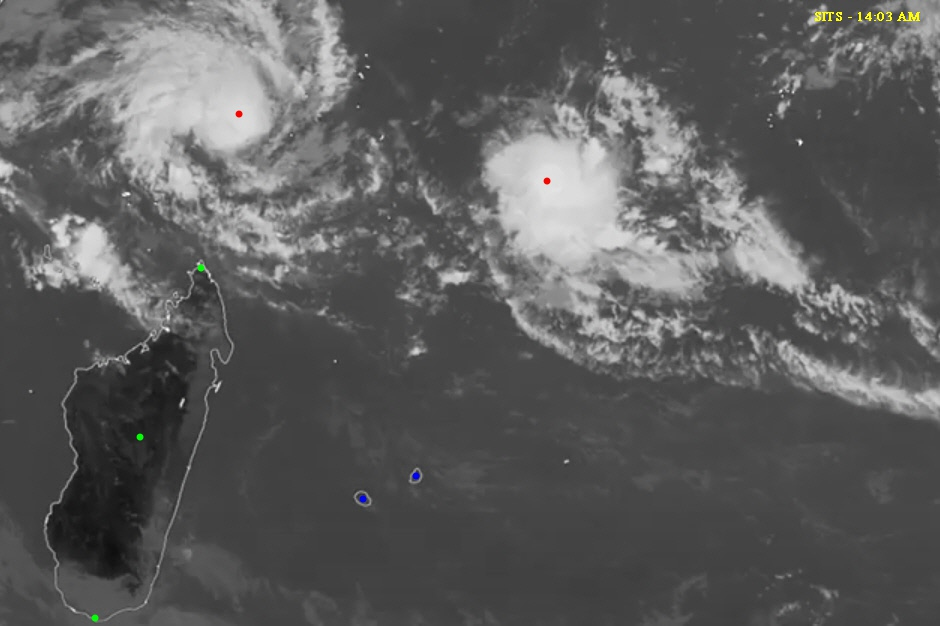
#> input picture Assignment 1/EE604-Assign1-pictures/1.jpg, 940 x 626 px, found by its file name
$ jupyter execute cycloneanalyzer.ipynb
#> lines starting #> are read from the running program, lines starting #| are printed output that depends on the picture
# Importing libraries

[cell 1]
import numpy as np
from PIL import Image
import matplotlib.pyplot as plt
from scipy.optimize import curve_fit
from scipy.optimize import fsolve
import math

# Opening all the images

[cell 2]
img1 = Image.open("1.jpg")
#> img1 is the input picture: PIL image 940x626 RGB; mean R, G, B 92.7, 92.7, 92.6
img2 = Image.open("2.jpg")
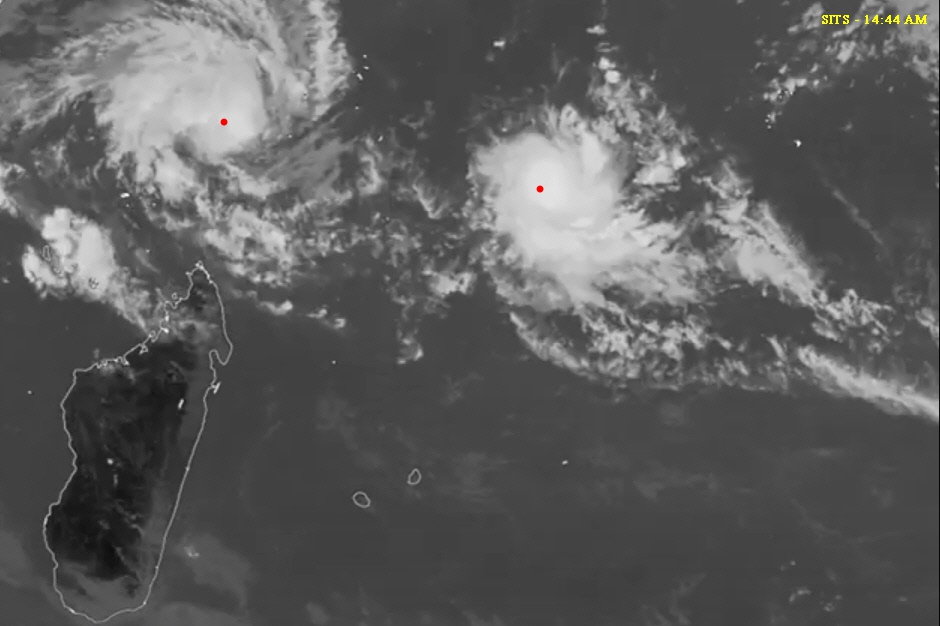
#> input picture Assignment 1/EE604-Assign1-pictures/2.jpg, 940 x 626 px, found by its file name
#> img2 is the input picture: PIL image 940x626 RGB; mean R, G, B 93.1, 93.1, 92.9
img3 = Image.open("3.jpg")
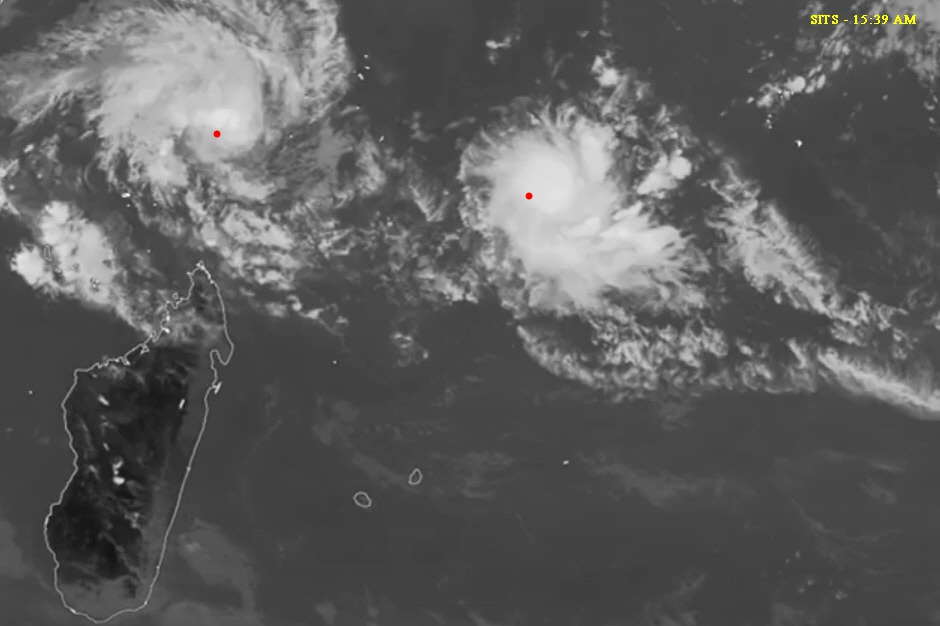
#> input picture Assignment 1/EE604-Assign1-pictures/3.jpg, 940 x 626 px, found by its file name
#> img3 is the input picture: PIL image 940x626 RGB; mean R, G, B 93.7, 93.6, 93.5

# Visulaization of the size of the image on which we have to work

[cell 3]
data1 = np.array(img1)
row, col, channel = data1.shape
#> row = 626; col = 940; channel = 3

[cell 4]
print(data1.shape)
#| (626, 940, 3)

# Getting the co ordinates of the cyclone cores

[cell 5]
data1 = np.array(img1)
imR = data1.copy()
imR[:, :, (0)] = 0
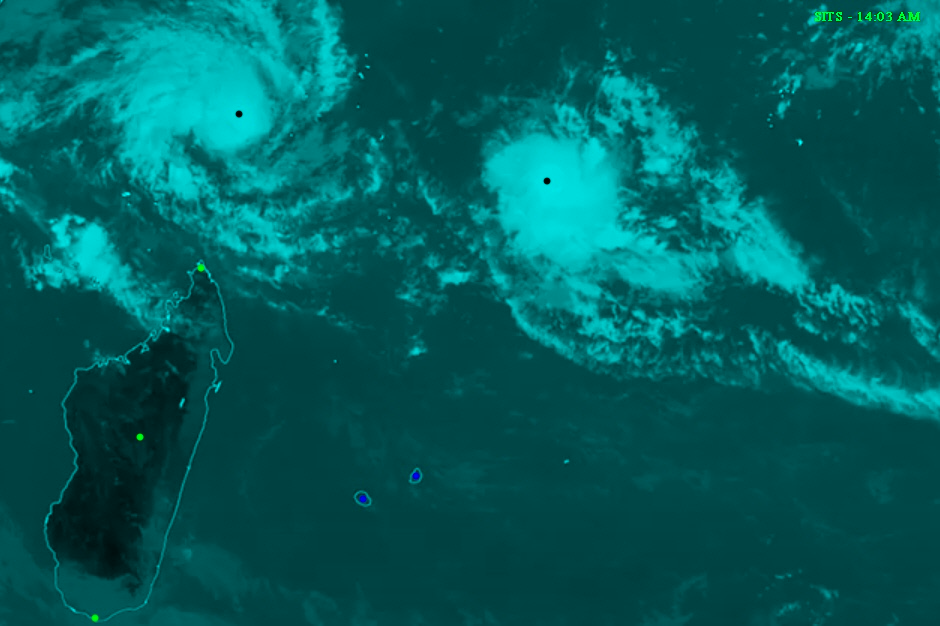
#> imR: shape (626, 940, 3); mean R, G, B 0, 92.7, 92.6
plt.imshow(imR)
tt = np.array(Image.fromarray(imR))
red_dots1 = []
for i in range(row):
    for j in range(col):
        if(tt[i][j][0] == 0 and tt[i][j][1] == 0 and tt[i][j][2] == 0):
            red_dots1.append([i,j])
#> after the loop, red_dots1 = []
print(red_dots1)

# Verifying the coordinates

[cell 6]
top = 110
bottom = 120
left = 234
right = 244
ttt = img1.crop((left,top,right,bottom))
display(ttt)

[cell 7]
top = 175
bottom = 188
left = 543
right = 552
rr = img1.crop((left,top,right,bottom))
display(rr)

[cell 8]
data2 = np.array(img2)
imR = data2.copy()
imR[:, :, (0)] = 0
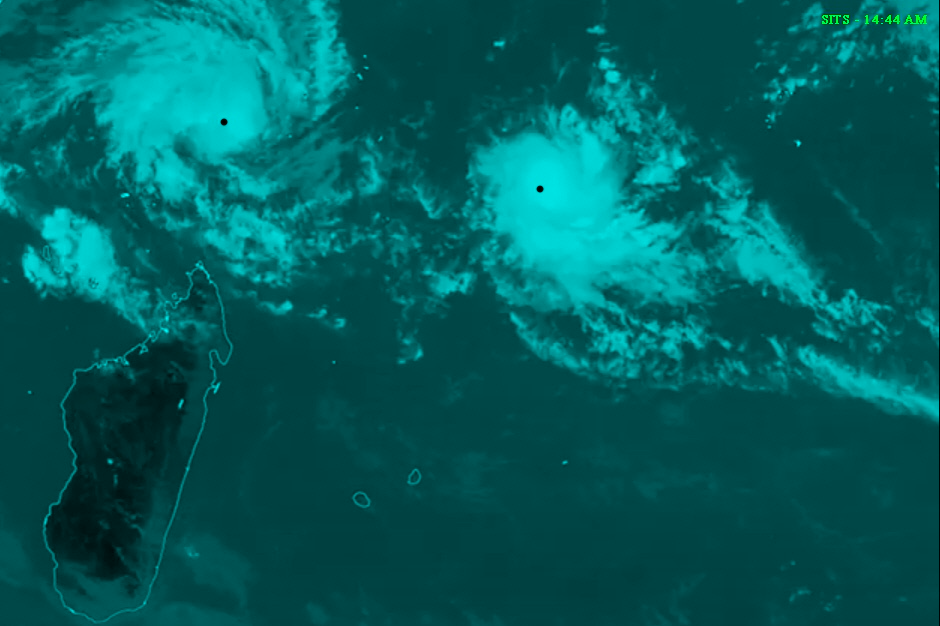
#> imR: shape (626, 940, 3); mean R, G, B 0, 93.1, 92.9
plt.imshow(imR)
tt = np.array(Image.fromarray(imR))
red_dots2 = []
for i in range(row):
    for j in range(col):
        if(tt[i][j][0] == 0 and tt[i][j][1] == 0 and tt[i][j][2] == 0):
            red_dots2.append([i,j])
#> after the loop, red_dots2 = [[122, 224], [187, 540], [188, 539]]
print(red_dots2)
#| [[122, 224], [187, 540], [188, 539]]

[cell 9]
data3 = np.array(img3)
imR = data3.copy()
imR[:, :, (0)] = 0
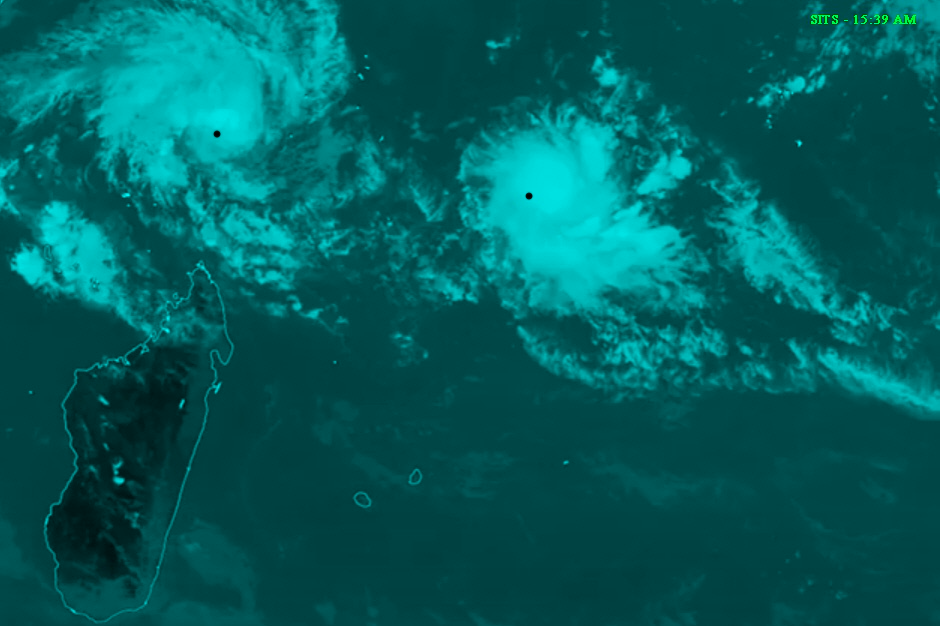
#> imR: shape (626, 940, 3); mean R, G, B 0, 93.6, 93.5
plt.imshow(imR)
tt = np.array(Image.fromarray(imR))
red_dots3 = []
for i in range(row):
    for j in range(col):
        if(tt[i][j][0] == 0 and tt[i][j][1] == 0 and tt[i][j][2] == 0):
            red_dots3.append([i,j])
print(red_dots3)
#| [[134, 215], [134, 216], [134, 218], [195, 528], [195, 530], [196, 529]]

# Summarising all the cyclone cores of both the cyclones

[cell 10]
#Co-ordinates for the Belna
y = [115, 120, 132]
x = [238, 223, 215]

#Co-ordinates for the Ambali
yy = [180, 190, 197]
xx = [544, 541, 530]

# Linear curve fitting

[cell 11]
def objective(x, a, b):
    return (a * (x) + b)

belna, _ = curve_fit(objective, [223,215], [120,132])
a, b = belna
print(a,b)

ambali, _ = curve_fit(objective, [541,530], [190,197])
aa, bb = ambali
print(aa,bb)

belnaX = np.linspace(0,255)
belnaY = (a * (belnaX) + b )
ambaliX = np.linspace(0,600)
ambaliY = (aa * (ambaliX) + bb)

# Plotting all the points and curves on the image

[cell 12]
fig, ax = plt.subplots(figsize=(12, 8))
ax.plot(belnaX,belnaY,color="r")
ax.plot(ambaliX,ambaliY,color="r")
plt.plot(x, y, marker="o", markersize=10, markeredgecolor="black", markerfacecolor="pink")
plt.plot(xx, yy, marker="o", markersize=10, markeredgecolor="black", markerfacecolor="orange")
plt.imshow(img1)
plt.grid()
plt.show()
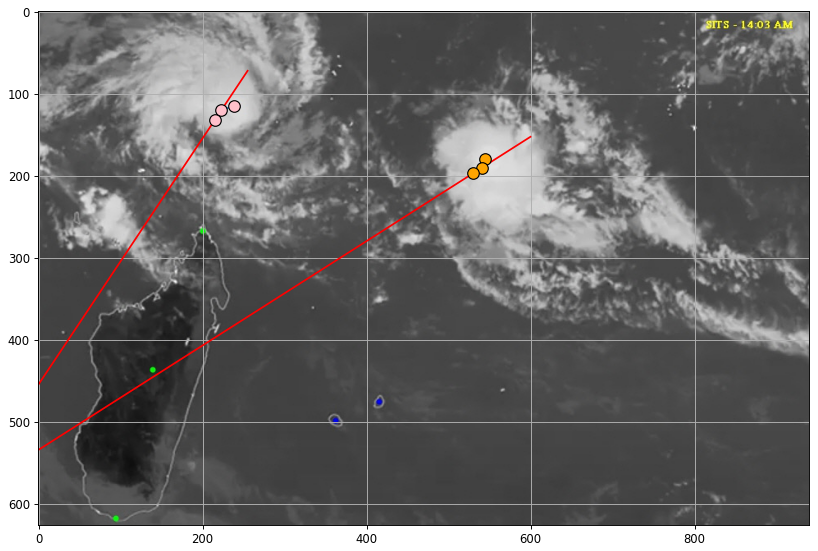
#> figure drawn by matplotlib, 1 panel

## Keys:
<ol>
    <li>RED LINE : Trajectory for the cycolnes, assuming that they become more linear as they reach the island</li>
    <li>PINK POINTS : Coordinates for belna</li>
    <li>ORANGE POINTS : Coordinates for ambali</li>
</ol>

# Finding coordinates for green and blue points

[cell 13]
#finding location of all the places
data1 = np.array(img1)
bluex = []
bluey = []
llx = []
lly = []

for i in range(row):
    for j in range(col):
        if(data1[i][j][0] == 0 and data1[i][j][1] == 255 and data1[i][j][2] == 0):
            llx.append(i)
            lly.append(j)
#> after the loop, llx = [268, 268, 268, 437, 438]

# print(llx)
# print(lly)

greeny = np.array([267,437,617])
greenx = np.array([201,140,94])

llx.clear()
lly.clear()

for i in range(row):
    for j in range(col):
        if(data1[i][j][0] == 0 and data1[i][j][1] == 0 and data1[i][j][2] >= 230):
            llx.append(i)
            lly.append(j)

# print(llx)
# print(lly)

bluey = np.array([477,499])
bluex = np.array([416,362])

# The blue line:
### We have been given two distances. This blue line divides the image into two parts. For calculation of distance I will use ratio for the respective side

[cell 14]
fig, ax = plt.subplots(figsize=(12, 8))
ax.plot(belnaX,belnaY,color="r")
ax.plot(ambaliX,ambaliY,color="r")
plt.plot(x, y, marker="o", markersize=10, markeredgecolor="black", markerfacecolor="pink")
plt.plot(xx, yy, marker="o", markersize=10, markeredgecolor="black", markerfacecolor="orange")
plt.axvline(x = 300, color = 'b', label = 'divider')
plt.imshow(img1)
plt.grid()
plt.show()

[cell 15]
#calculation for distance
#ratio = dist(km) / pixel

def dist(x1, y1, x2, y2):
    return math.sqrt((x1 - x2)**2 + (y1 - y2)**2)


leftRatio = 1500 / dist(201,267,94,617)
rightRatio = 250 / dist(416,477,362,499)

print(leftRatio) #Left of the blue line
print(rightRatio) #Right of the blue line

# Answering Questions:

## Q1: Predict the apojuncture for Belna-Ambali
x = -92.362, y = 593.042, found by solving both the equation of line (coordinates are with respect to the above plot)

## Q2: How far (in Km) the apojuncture will be from the capital city?

[cell 16]
#Ans2. since the apojuncture occurs in left side, so use the left side ratio

ans2 = dist(-92.362, 593.042, 140, 437)
ans2 = ans2 * leftRatio
print(ans2)
#answer is in Kilometers

## Q3: When will it occur (how many hours after the last satellite image capture)?

[cell 17]
#Distance between the points on which we have fitted the curve
bel = dist(223,120,215,132) * leftRatio
